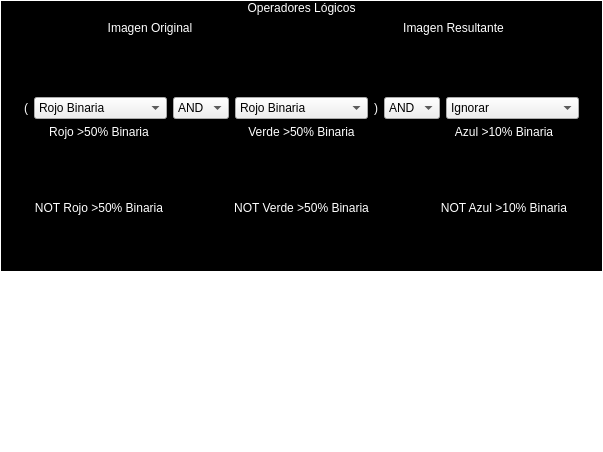
<?xml version="1.0" encoding="UTF-8"?>
<ui version="4.0">
 <class>sim_U4_T3</class>
 <widget class="QWidget" name="sim_U4_T3">
  <property name="geometry">
   <rect>
    <x>0</x>
    <y>0</y>
    <width>603</width>
    <height>452</height>
   </rect>
  </property>
  <property name="windowTitle">
   <string>Sim_U4_T3</string>
  </property>
  <property name="styleSheet">
   <string notr="true">QWidget#sim_U4_T3,
QScrollArea#scrollArea{
background-color:rgba(0,0,0,0);
}</string>
  </property>
  <layout class="QVBoxLayout" name="verticalLayout">
   <property name="leftMargin">
    <number>0</number>
   </property>
   <property name="topMargin">
    <number>0</number>
   </property>
   <property name="rightMargin">
    <number>0</number>
   </property>
   <property name="bottomMargin">
    <number>0</number>
   </property>
   <item>
    <widget class="QScrollArea" name="scrollArea">
     <property name="widgetResizable">
      <bool>true</bool>
     </property>
     <widget class="QWidget" name="scrollAreaWidgetContents">
      <property name="geometry">
       <rect>
        <x>0</x>
        <y>0</y>
        <width>601</width>
        <height>284</height>
       </rect>
      </property>
      <property name="sizePolicy">
       <sizepolicy hsizetype="Preferred" vsizetype="Fixed">
        <horstretch>0</horstretch>
        <verstretch>0</verstretch>
       </sizepolicy>
      </property>
      <property name="styleSheet">
       <string notr="true">QWidget#scrollAreaWidgetContents{
background-color:rgb(0,0,0);
}
QLabel{
color:white;
}</string>
      </property>
      <layout class="QVBoxLayout" name="verticalLayout_2">
       <property name="leftMargin">
        <number>0</number>
       </property>
       <property name="topMargin">
        <number>0</number>
       </property>
       <property name="rightMargin">
        <number>0</number>
       </property>
       <property name="bottomMargin">
        <number>0</number>
       </property>
       <item>
        <widget class="QLabel" name="label">
         <property name="text">
          <string>Operadores Lógicos</string>
         </property>
         <property name="alignment">
          <set>Qt::AlignCenter</set>
         </property>
        </widget>
       </item>
       <item>
        <layout class="QGridLayout" name="gridLayout">
         <item row="0" column="0">
          <widget class="QLabel" name="label_2">
           <property name="text">
            <string>Imagen Original</string>
           </property>
           <property name="alignment">
            <set>Qt::AlignCenter</set>
           </property>
          </widget>
         </item>
         <item row="0" column="1">
          <widget class="QLabel" name="label_3">
           <property name="text">
            <string>Imagen Resultante</string>
           </property>
           <property name="alignment">
            <set>Qt::AlignCenter</set>
           </property>
          </widget>
         </item>
         <item row="1" column="0">
          <widget class="CustomPlotWidget" name="cp_1" native="true">
           <property name="minimumSize">
            <size>
             <width>0</width>
             <height>50</height>
            </size>
           </property>
          </widget>
         </item>
         <item row="1" column="1">
          <widget class="CustomPlotWidget" name="cp_2" native="true">
           <property name="minimumSize">
            <size>
             <width>0</width>
             <height>50</height>
            </size>
           </property>
          </widget>
         </item>
        </layout>
       </item>
       <item>
        <layout class="QHBoxLayout" name="horizontalLayout">
         <item>
          <spacer name="horizontalSpacer">
           <property name="orientation">
            <enum>Qt::Horizontal</enum>
           </property>
           <property name="sizeHint" stdset="0">
            <size>
             <width>40</width>
             <height>20</height>
            </size>
           </property>
          </spacer>
         </item>
         <item>
          <widget class="QLabel" name="label_7">
           <property name="text">
            <string>(</string>
           </property>
           <property name="alignment">
            <set>Qt::AlignRight|Qt::AlignTrailing|Qt::AlignVCenter</set>
           </property>
          </widget>
         </item>
         <item>
          <widget class="QComboBox" name="cb_imgBin_1">
           <item>
            <property name="text">
             <string>Rojo Binaria</string>
            </property>
           </item>
           <item>
            <property name="text">
             <string>Verde Binaria</string>
            </property>
           </item>
           <item>
            <property name="text">
             <string>Azul Binaria</string>
            </property>
           </item>
           <item>
            <property name="text">
             <string>NOT Rojo Binaria</string>
            </property>
           </item>
           <item>
            <property name="text">
             <string>NOT Verde Binaria</string>
            </property>
           </item>
           <item>
            <property name="text">
             <string>NOT Azul Binaria</string>
            </property>
           </item>
          </widget>
         </item>
         <item>
          <widget class="QComboBox" name="cb_opLog_1">
           <item>
            <property name="text">
             <string>AND</string>
            </property>
           </item>
           <item>
            <property name="text">
             <string>OR</string>
            </property>
           </item>
           <item>
            <property name="text">
             <string>XOR</string>
            </property>
           </item>
          </widget>
         </item>
         <item>
          <widget class="QComboBox" name="cb_imgBin_2">
           <item>
            <property name="text">
             <string>Rojo Binaria</string>
            </property>
           </item>
           <item>
            <property name="text">
             <string>Verde Binaria</string>
            </property>
           </item>
           <item>
            <property name="text">
             <string>Azul Binaria</string>
            </property>
           </item>
           <item>
            <property name="text">
             <string>NOT Rojo Binaria</string>
            </property>
           </item>
           <item>
            <property name="text">
             <string>NOT Verde Binaria</string>
            </property>
           </item>
           <item>
            <property name="text">
             <string>NOT Azul Binaria</string>
            </property>
           </item>
          </widget>
         </item>
         <item>
          <widget class="QLabel" name="label_9">
           <property name="text">
            <string>)</string>
           </property>
           <property name="alignment">
            <set>Qt::AlignRight|Qt::AlignTrailing|Qt::AlignVCenter</set>
           </property>
          </widget>
         </item>
         <item>
          <widget class="QComboBox" name="cb_opLog_2">
           <item>
            <property name="text">
             <string>AND</string>
            </property>
           </item>
           <item>
            <property name="text">
             <string>OR</string>
            </property>
           </item>
           <item>
            <property name="text">
             <string>XOR</string>
            </property>
           </item>
          </widget>
         </item>
         <item>
          <widget class="QComboBox" name="cb_imgBin_3">
           <item>
            <property name="text">
             <string>Ignorar</string>
            </property>
           </item>
           <item>
            <property name="text">
             <string>Rojo Binaria</string>
            </property>
           </item>
           <item>
            <property name="text">
             <string>Verde Binaria</string>
            </property>
           </item>
           <item>
            <property name="text">
             <string>Azul Binaria</string>
            </property>
           </item>
           <item>
            <property name="text">
             <string>NOT Rojo Binaria</string>
            </property>
           </item>
           <item>
            <property name="text">
             <string>NOT Verde Binaria</string>
            </property>
           </item>
           <item>
            <property name="text">
             <string>NOT Azul Binaria</string>
            </property>
           </item>
          </widget>
         </item>
         <item>
          <spacer name="horizontalSpacer_2">
           <property name="orientation">
            <enum>Qt::Horizontal</enum>
           </property>
           <property name="sizeHint" stdset="0">
            <size>
             <width>40</width>
             <height>20</height>
            </size>
           </property>
          </spacer>
         </item>
        </layout>
       </item>
       <item>
        <layout class="QGridLayout" name="gridLayout_2">
         <item row="1" column="2">
          <widget class="CustomPlotWidget" name="cp_5" native="true">
           <property name="minimumSize">
            <size>
             <width>0</width>
             <height>50</height>
            </size>
           </property>
          </widget>
         </item>
         <item row="0" column="2">
          <widget class="QLabel" name="label_6">
           <property name="text">
            <string>Azul &gt;10% Binaria</string>
           </property>
           <property name="alignment">
            <set>Qt::AlignCenter</set>
           </property>
          </widget>
         </item>
         <item row="0" column="0">
          <widget class="QLabel" name="label_4">
           <property name="text">
            <string>Rojo &gt;50% Binaria</string>
           </property>
           <property name="alignment">
            <set>Qt::AlignCenter</set>
           </property>
          </widget>
         </item>
         <item row="1" column="1">
          <widget class="CustomPlotWidget" name="cp_4" native="true">
           <property name="minimumSize">
            <size>
             <width>0</width>
             <height>50</height>
            </size>
           </property>
          </widget>
         </item>
         <item row="1" column="0">
          <widget class="CustomPlotWidget" name="cp_3" native="true">
           <property name="minimumSize">
            <size>
             <width>0</width>
             <height>50</height>
            </size>
           </property>
          </widget>
         </item>
         <item row="0" column="1">
          <widget class="QLabel" name="label_5">
           <property name="text">
            <string>Verde &gt;50% Binaria</string>
           </property>
           <property name="alignment">
            <set>Qt::AlignCenter</set>
           </property>
          </widget>
         </item>
         <item row="2" column="0">
          <widget class="QLabel" name="label_8">
           <property name="text">
            <string>NOT Rojo &gt;50% Binaria</string>
           </property>
           <property name="alignment">
            <set>Qt::AlignCenter</set>
           </property>
          </widget>
         </item>
         <item row="3" column="0">
          <widget class="CustomPlotWidget" name="cp_6" native="true">
           <property name="minimumSize">
            <size>
             <width>0</width>
             <height>50</height>
            </size>
           </property>
          </widget>
         </item>
         <item row="2" column="1">
          <widget class="QLabel" name="label_10">
           <property name="text">
            <string>NOT Verde &gt;50% Binaria</string>
           </property>
           <property name="alignment">
            <set>Qt::AlignCenter</set>
           </property>
          </widget>
         </item>
         <item row="2" column="2">
          <widget class="QLabel" name="label_11">
           <property name="text">
            <string>NOT Azul &gt;10% Binaria</string>
           </property>
           <property name="alignment">
            <set>Qt::AlignCenter</set>
           </property>
          </widget>
         </item>
         <item row="3" column="1">
          <widget class="CustomPlotWidget" name="cp_7" native="true">
           <property name="minimumSize">
            <size>
             <width>0</width>
             <height>50</height>
            </size>
           </property>
          </widget>
         </item>
         <item row="3" column="2">
          <widget class="CustomPlotWidget" name="cp_8" native="true">
           <property name="minimumSize">
            <size>
             <width>0</width>
             <height>50</height>
            </size>
           </property>
          </widget>
         </item>
        </layout>
       </item>
      </layout>
     </widget>
    </widget>
   </item>
  </layout>
 </widget>
 <customwidgets>
  <customwidget>
   <class>CustomPlotWidget</class>
   <extends>QWidget</extends>
   <header>clases.PlotWidget</header>
   <container>1</container>
  </customwidget>
 </customwidgets>
 <resources/>
 <connections/>
</ui>
